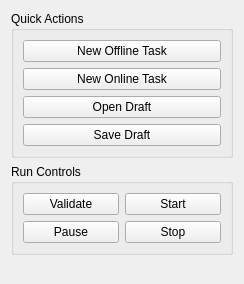
          <widget class="QWidget" name="scrollAreaWidgetContents_leftTools">
           <property name="geometry">
            <rect>
             <x>0</x>
             <y>0</y>
             <width>244</width>
             <height>284</height>
            </rect>
           </property>
           <layout class="QVBoxLayout" name="verticalLayout_leftTools">
            <item>
             <widget class="QGroupBox" name="groupBox_quickActions">
              <property name="title">
               <string>Quick Actions</string>
              </property>
              <layout class="QVBoxLayout" name="verticalLayout_quickActions">
               <item>
                <widget class="QPushButton" name="pushButton_newOfflineTask">
                 <property name="toolTip">
                  <string>Start a new offline benchmark draft with builder defaults.</string>
                 </property>
                 <property name="text">
                  <string>New Offline Task</string>
                 </property>
                </widget>
               </item>
               <item>
                <widget class="QPushButton" name="pushButton_newOnlineTask">
                 <property name="toolTip">
                  <string>Start a new online EPICS draft and jump into machine-oriented setup.</string>
                 </property>
                 <property name="text">
                  <string>New Online Task</string>
                 </property>
                </widget>
               </item>
               <item>
                <widget class="QPushButton" name="pushButton_openConfig">
                 <property name="toolTip">
                  <string>Load a saved draft JSON into the builder.</string>
                 </property>
                 <property name="text">
                  <string>Open Draft</string>
                 </property>
                </widget>
               </item>
               <item>
                <widget class="QPushButton" name="pushButton_saveProject">
                 <property name="toolTip">
                  <string>Save the current builder state as a reusable draft.</string>
                 </property>
                 <property name="text">
                  <string>Save Draft</string>
                 </property>
                </widget>
               </item>
              </layout>
             </widget>
            </item>
            <item>
             <widget class="QGroupBox" name="groupBox_runActions">
              <property name="title">
               <string>Run Controls</string>
              </property>
              <layout class="QGridLayout" name="gridLayout_runActions">
               <item row="0" column="0">
                <widget class="QPushButton" name="pushButton_validateTask">
                 <property name="text">
                  <string>Validate</string>
                 </property>
                </widget>
               </item>
               <item row="0" column="1">
                <widget class="QPushButton" name="pushButton_startRun">
                 <property name="text">
                  <string>Start</string>
                 </property>
                </widget>
               </item>
               <item row="1" column="0">
                <widget class="QPushButton" name="pushButton_pauseRun">
                 <property name="text">
                  <string>Pause</string>
                 </property>
                </widget>
               </item>
               <item row="1" column="1">
                <widget class="QPushButton" name="pushButton_stopRun">
                 <property name="text">
                  <string>Stop</string>
                 </property>
                </widget>
               </item>
              </layout>
             </widget>
            </item>
            <item>
             <spacer name="verticalSpacer_leftNav">
              <property name="orientation">
               <enum>Qt::Vertical</enum>
              </property>
              <property name="sizeHint" stdset="0">
               <size>
                <width>20</width>
                <height>40</height>
               </size>
              </property>
             </spacer>
            </item>
           </layout>
          </widget>
